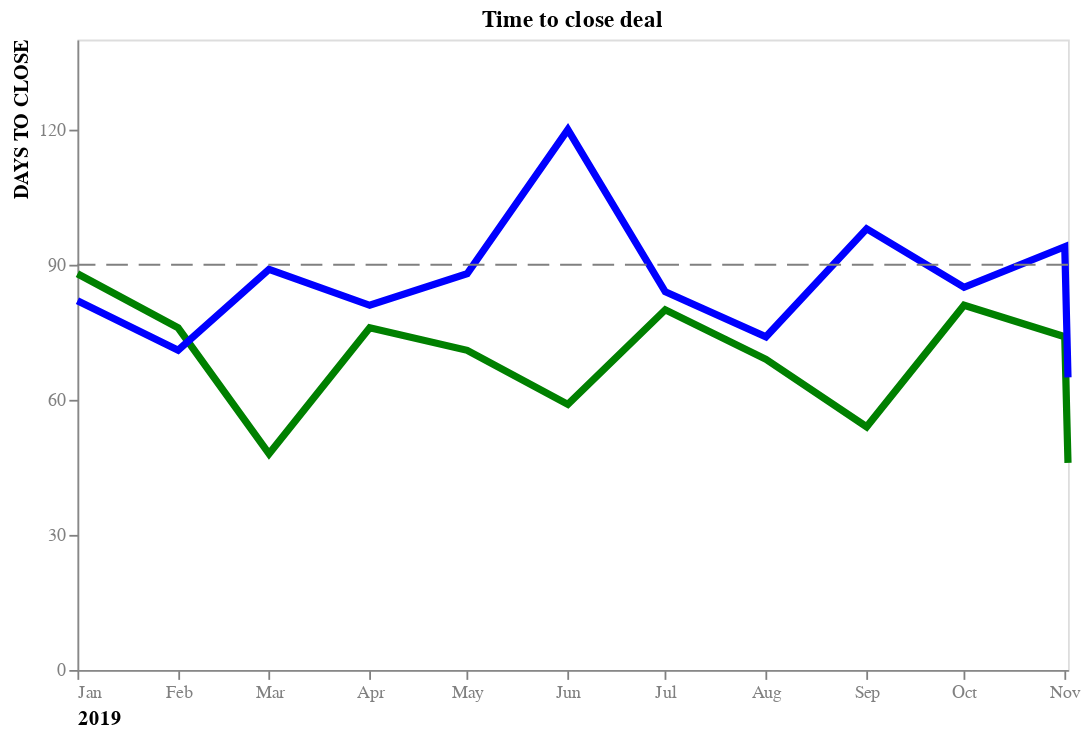

Notebook code cell kept with this figure:
### Code cell
line_chart + line_goal

### Figure 1 — Vega-Lite specification as saved in the notebook (floating-point values rounded to 4 significant figures)
{"config": {"view": {"continuousWidth": 300, "continuousHeight": 300}}, "layer": [{"data": {"name": "data-de17bc6590e0012ee4945253f0460aff"}, "mark": {"type": "line"}, "encoding": {"color": {"field": "Sales Type", "legend": null, "scale": {"domain": ["Direct Sales", "Indirect Sales"], "range": ["green", "blue"]}, "type": "nominal"}, "strokeWidth": {"value": 4}, "x": {"axis": {"format": "%b", "grid": false, "labelAngle": 0, "labelColor": "grey", "tickColor": "grey", "title": "2019", "titleAnchor": "start"}, "field": "Date", "type": "temporal"}, "y": {"axis": {"grid": false, "labelColor": "grey", "tickColor": "grey", "title": "DAYS TO CLOSE", "titleAnchor": "end", "values": [0, 15, 30, 45, 60, 75, 90, 105, 120, 135]}, "field": "Sales", "scale": {"domain": [0, 135]}, "type": "quantitative"}}, "title": "Time to close deal"}, {"data": {"name": "empty"}, "mark": {"type": "rule", "color": "grey", "fontSize": 12, "size": 1, "strokeDash": [12, 6]}, "encoding": {"y": {"datum": 90}}}], "height": 350, "width": 550, "$schema": "https://vega.github.io/schema/vega-lite/v5.6.1.json", "datasets": {"data-de17bc6590e0012ee4945253f0460aff": [{"Month": "Jan", "Date": "2019-01-01T00:00:00", "Goal": 90, "Sales Type": "Direct Sales", "Sales": 88, "Text": "GOAL"}, {"Month": "Feb", "Date": "2019-02-01T00:00:00", "Goal": 90, "Sales Type": "Direct Sales", "Sales": 76, "Text": "GOAL"}, {"Month": "Mar", "Date": "2019-03-01T00:00:00", "Goal": 90, "Sales Type": "Direct Sales", "Sales": 48, "Text": "GOAL"}, {"Month": "Apr", "Date": "2019-04-01T00:00:00", "Goal": 90, "Sales Type": "Direct Sales", "Sales": 76, "Text": "GOAL"}, {"Month": "May", "Date": "2019-05-01T00:00:00", "Goal": 90, "Sales Type": "Direct Sales", "Sales": 71, "Text": "GOAL"}, {"Month": "Jun", "Date": "2019-06-01T00:00:00", "Goal": 90, "Sales Type": "Direct Sales", "Sales": 59, "Text": "GOAL"}, {"Month": "Jul", "Date": "2019-07-01T00:00:00", "Goal": 90, "Sales Type": "Direct Sales", "Sales": 80, "Text": "GOAL"}, {"Month": "Aug", "Date": "2019-08-01T00:00:00", "Goal": 90, "Sales Type": "Direct Sales", "Sales": 69, "Text": "GOAL"}, {"Month": "Sep", "Date": "2019-09-01T00:00:00", "Goal": 90, "Sales Type": "Direct Sales", "Sales": 54, "Text": "GOAL"}, {"Month": "Oct", "Date": "2019-10-01T00:00:00", "Goal": 90, "Sales Type": "Direct Sales", "Sales": 81, "Text": "GOAL"}, {"Month": "Nov", "Date": "2019-11-01T00:00:00", "Goal": 90, "Sales Type": "Direct Sales", "Sales": 74, "Text": "GOAL"}, {"Month": "Dec", "Date": "2019-11-02T00:00:00", "Goal": 90, "Sales Type": "Direct Sales", "Sales": 46, "Text": "GOAL"}, {"Month": "Jan", "Date": "2019-01-01T00:00:00", "Goal": 90, "Sales Type": "Indirect Sales", "Sales": 82, "Text": "GOAL"}, {"Month": "Feb", "Date": "2019-02-01T00:00:00", "Goal": 90, "Sales Type": "Indirect Sales", "Sales": 71, "Text": "GOAL"}, {"Month": "Mar", "Date": "2019-03-01T00:00:00", "Goal": 90, "Sales Type": "Indirect Sales", "Sales": 89, "Text": "GOAL"}, {"Month": "Apr", "Date": "2019-04-01T00:00:00", "Goal": 90, "Sales Type": "Indirect Sales", "Sales": 81, "Text": "GOAL"}, {"Month": "May", "Date": "2019-05-01T00:00:00", "Goal": 90, "Sales Type": "Indirect Sales", "Sales": 88, "Text": "GOAL"}, {"Month": "Jun", "Date": "2019-06-01T00:00:00", "Goal": 90, "Sales Type": "Indirect Sales", "Sales": 120, "Text": "GOAL"}, {"Month": "Jul", "Date": "2019-07-01T00:00:00", "Goal": 90, "Sales Type": "Indirect Sales", "Sales": 84, "Text": "GOAL"}, {"Month": "Aug", "Date": "2019-08-01T00:00:00", "Goal": 90, "Sales Type": "Indirect Sales", "Sales": 74, "Text": "GOAL"}, {"Month": "Sep", "Date": "2019-09-01T00:00:00", "Goal": 90, "Sales Type": "Indirect Sales", "Sales": 98, "Text": "GOAL"}, {"Month": "Oct", "Date": "2019-10-01T00:00:00", "Goal": 90, "Sales Type": "Indirect Sales", "Sales": 85, "Text": "GOAL"}, {"Month": "Nov", "Date": "2019-11-01T00:00:00", "Goal": 90, "Sales Type": "Indirect Sales", "Sales": 94, "Text": "GOAL"}, {"Month": "Dec", "Date": "2019-11-02T00:00:00", "Goal": 90, "Sales Type": "Indirect Sales", "Sales": 65, "Text": "GOAL"}], "empty": [{}]}}
